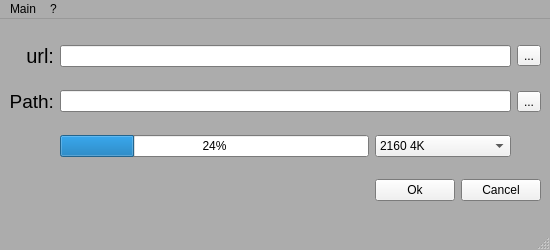
<?xml version="1.0" encoding="UTF-8"?>
<ui version="4.0">
 <class>MainWindow</class>
 <widget class="QMainWindow" name="MainWindow">
  <property name="geometry">
   <rect>
    <x>0</x>
    <y>0</y>
    <width>550</width>
    <height>250</height>
   </rect>
  </property>
  <property name="palette">
   <palette>
    <active>
     <colorrole role="Button">
      <brush brushstyle="SolidPattern">
       <color alpha="255">
        <red>241</red>
        <green>241</green>
        <blue>241</blue>
       </color>
      </brush>
     </colorrole>
     <colorrole role="Base">
      <brush brushstyle="SolidPattern">
       <color alpha="255">
        <red>255</red>
        <green>255</green>
        <blue>255</blue>
       </color>
      </brush>
     </colorrole>
     <colorrole role="Window">
      <brush brushstyle="SolidPattern">
       <color alpha="255">
        <red>172</red>
        <green>172</green>
        <blue>172</blue>
       </color>
      </brush>
     </colorrole>
    </active>
    <inactive>
     <colorrole role="Button">
      <brush brushstyle="SolidPattern">
       <color alpha="255">
        <red>241</red>
        <green>241</green>
        <blue>241</blue>
       </color>
      </brush>
     </colorrole>
     <colorrole role="Base">
      <brush brushstyle="SolidPattern">
       <color alpha="255">
        <red>255</red>
        <green>255</green>
        <blue>255</blue>
       </color>
      </brush>
     </colorrole>
     <colorrole role="Window">
      <brush brushstyle="SolidPattern">
       <color alpha="255">
        <red>172</red>
        <green>172</green>
        <blue>172</blue>
       </color>
      </brush>
     </colorrole>
    </inactive>
    <disabled>
     <colorrole role="Button">
      <brush brushstyle="SolidPattern">
       <color alpha="255">
        <red>241</red>
        <green>241</green>
        <blue>241</blue>
       </color>
      </brush>
     </colorrole>
     <colorrole role="Base">
      <brush brushstyle="SolidPattern">
       <color alpha="255">
        <red>172</red>
        <green>172</green>
        <blue>172</blue>
       </color>
      </brush>
     </colorrole>
     <colorrole role="Window">
      <brush brushstyle="SolidPattern">
       <color alpha="255">
        <red>172</red>
        <green>172</green>
        <blue>172</blue>
       </color>
      </brush>
     </colorrole>
    </disabled>
   </palette>
  </property>
  <property name="windowTitle">
   <string>Youtube downloader</string>
  </property>
  <property name="autoFillBackground">
   <bool>true</bool>
  </property>
  <widget class="QWidget" name="centralwidget">
   <layout class="QGridLayout" name="gridLayout">
    <item row="0" column="0">
     <widget class="QLabel" name="label_url">
      <property name="font">
       <font>
        <pointsize>15</pointsize>
       </font>
      </property>
      <property name="layoutDirection">
       <enum>Qt::RightToLeft</enum>
      </property>
      <property name="text">
       <string>url:</string>
      </property>
      <property name="textFormat">
       <enum>Qt::PlainText</enum>
      </property>
      <property name="alignment">
       <set>Qt::AlignRight|Qt::AlignTrailing|Qt::AlignVCenter</set>
      </property>
     </widget>
    </item>
    <item row="0" column="1" colspan="3">
     <widget class="QLineEdit" name="line_url">
      <property name="toolTip">
       <string/>
      </property>
     </widget>
    </item>
    <item row="0" column="4">
     <widget class="QToolButton" name="url_button">
      <property name="text">
       <string>...</string>
      </property>
     </widget>
    </item>
    <item row="1" column="0">
     <widget class="QLabel" name="label_path">
      <property name="font">
       <font>
        <pointsize>14</pointsize>
       </font>
      </property>
      <property name="text">
       <string>Path:</string>
      </property>
      <property name="alignment">
       <set>Qt::AlignRight|Qt::AlignTrailing|Qt::AlignVCenter</set>
      </property>
     </widget>
    </item>
    <item row="1" column="1" colspan="3">
     <widget class="QLineEdit" name="line_path">
      <property name="enabled">
       <bool>true</bool>
      </property>
      <property name="toolTip">
       <string/>
      </property>
      <property name="autoFillBackground">
       <bool>false</bool>
      </property>
     </widget>
    </item>
    <item row="1" column="4">
     <widget class="QToolButton" name="path_button">
      <property name="text">
       <string>...</string>
      </property>
     </widget>
    </item>
    <item row="2" column="1">
     <widget class="QProgressBar" name="progressBar">
      <property name="value">
       <number>24</number>
      </property>
     </widget>
    </item>
    <item row="2" column="2" colspan="2">
     <widget class="QComboBox" name="quality">
      <item>
       <property name="text">
        <string>2160 4K</string>
       </property>
      </item>
      <item>
       <property name="text">
        <string>1440 HD</string>
       </property>
      </item>
      <item>
       <property name="text">
        <string>1080 HD</string>
       </property>
      </item>
      <item>
       <property name="text">
        <string>720</string>
       </property>
      </item>
      <item>
       <property name="text">
        <string>480</string>
       </property>
      </item>
      <item>
       <property name="text">
        <string>360</string>
       </property>
      </item>
      <item>
       <property name="text">
        <string>144</string>
       </property>
      </item>
      <item>
       <property name="text">
        <string>audio</string>
       </property>
      </item>
     </widget>
    </item>
    <item row="3" column="2">
     <widget class="QPushButton" name="pushButton">
      <property name="text">
       <string>Ok</string>
      </property>
     </widget>
    </item>
    <item row="3" column="3" colspan="2">
     <widget class="QPushButton" name="pushButton_2">
      <property name="text">
       <string>Cancel</string>
      </property>
     </widget>
    </item>
   </layout>
  </widget>
  <widget class="QMenuBar" name="menubar">
   <property name="geometry">
    <rect>
     <x>0</x>
     <y>0</y>
     <width>550</width>
     <height>22</height>
    </rect>
   </property>
   <widget class="QMenu" name="menuMain">
    <property name="title">
     <string>Main</string>
    </property>
    <addaction name="actionExit"/>
   </widget>
   <widget class="QMenu" name="menuHelp">
    <property name="title">
     <string>?</string>
    </property>
    <addaction name="actionAbout"/>
   </widget>
   <addaction name="menuMain"/>
   <addaction name="menuHelp"/>
  </widget>
  <widget class="QStatusBar" name="statusbar"/>
  <action name="actionExit">
   <property name="text">
    <string>Exit</string>
   </property>
  </action>
  <action name="actionAbout">
   <property name="text">
    <string>About</string>
   </property>
  </action>
 </widget>
 <resources/>
 <connections/>
</ui>
